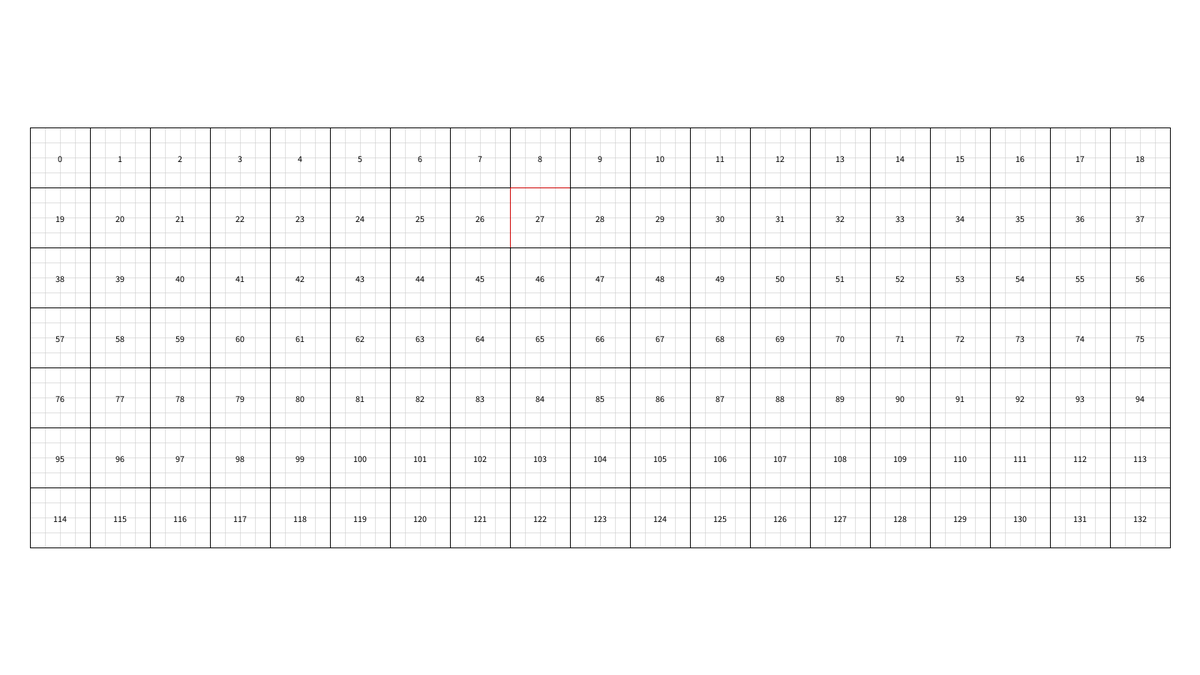
Frame 1 (no input)
Frame 2 (the mouse pressed at the canvas centre, redrawn once): identical to frame 1, image omitted

The Processing sketch that drew this single still picture (run headless with seeded random() and noise(); the mouse was pressed at the canvas centre and the sketch redrawn once):

// Processing sketch: main
// ── main.pde
final int UNIT = 20;
final int MULT =  4;
final int CELL = UNIT * MULT;
final int CON  =  1;
final int POD  =  2;

int CELLS, ROWS, COLS;

final float a1 [] = {0, 45, 270, 315};

Grid grid;
void setup() {
  size(1600, 900);
  background(#FFFFFF);
  noFill();

  COLS = (width/(CELL))-1;
  ROWS = 7;
  CELLS = COLS * ROWS;

  grid = new Grid(ROWS, COLS);
  int s = ROWS/2;
  println("Columns", COLS, "Rows: ", ROWS, "Cells:", CELLS, s, s * COLS);
  
  createMesh();
  noLoop();
}

void draw() {
  background(#FFFFFF);
  grid.render();

  //stroke(#0000FF, 50);
  //strokeWeight(1);
  //line(0, 0, width, height);
  //line(0, height, width, 0);
  //line(0, height/2, width, height/2);
  //line(width/2, 0, width/2, height);


}

boolean chance() {
  if (random(100) < 10) {
    return false;
  }
  return true;
}

void createMesh() {
  int id = ROWS / 2 * COLS;
  println(ROWS, COLS, id);
  
  grid.cells.get(id).strk = #CC0000;
  
}

class Grid {
  int rows, cols;
  ArrayList<Cell> cells;

  Grid(int r, int c) {
    this.rows = r;
    this.cols = c;
    this.cells = new ArrayList<Cell>();

    float xoff = (width - (this.cols * (CELL)))/2;
    float yoff = (height - (this.rows * (CELL)))/2;

    for (int col = 0; col < this.cols; col++) {
      for (int row = 0; row < this.rows; row++) {
        float x = (col * (CELL)) + xoff + CELL/2;
        float y = (row * (CELL)) + yoff + CELL/2;
        int idx = row * this.cols + col;

        Cell cell = new Cell(new PVector(x, y));

        // row * numCols + cols = index
        cell.id = idx;

        this.cells.add(cell);
      }
    }
  }
  
  Cell getCell(int id) {
    return this.cells.get(id);
  }

  void render() {
    for (Cell cell : this.cells) {
      cell.render();
    }
  }
}

class Cell {
  PVector l;
  int id;
  color strk;

  Cell(PVector l) {
    this.l = l;
    this.strk = #000000;
  }

  void render() {
    noFill();
    stroke(#CCCCCC, 100);

    float x = this.l.x - (CELL/2);
    float y = this.l.y - (CELL/2);

    for (int unitX = 0; unitX < MULT; unitX++) {
      for (int unitY = 0; unitY < MULT; unitY++) {
        rect(x + (unitX * UNIT), y + (unitY * UNIT), UNIT, UNIT);
      }
    }

    stroke(this.strk);
    rect(this.l.x - (UNIT * 2), this.l.y - (UNIT * 2), UNIT * 4, UNIT * 4);

    noStroke();
    fill(0);
    //ellipse(this.l.x, this.l.y, 5, 5);
    String t = ""+ this.id;
    float tw = textWidth(t);
    float th = 12.0;
    textSize(th);
    text(t, this.l.x - tw/2, this.l.y+th/2);
    println(this.id, hex(this.strk, 6));
  }
}
